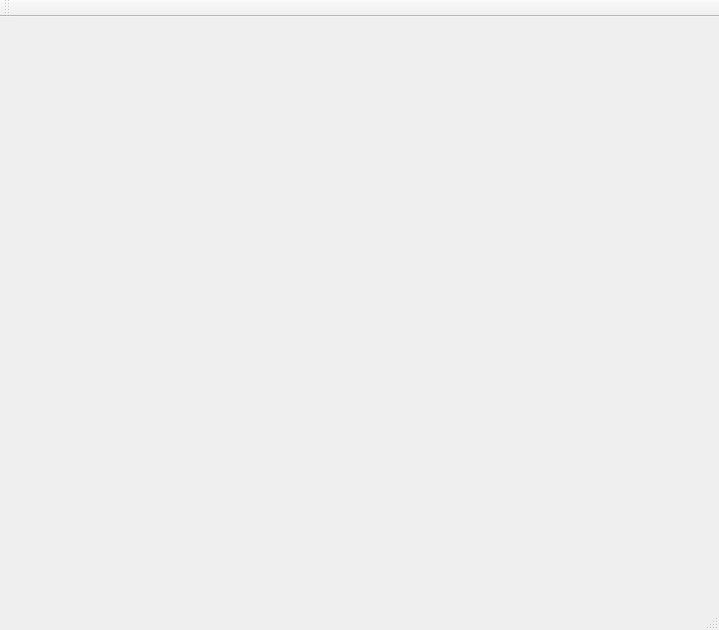
<?xml version="1.0" encoding="UTF-8"?>
<ui version="4.0">
 <class>MainWindow</class>
 <widget class="QMainWindow" name="MainWindow">
  <property name="geometry">
   <rect>
    <x>0</x>
    <y>0</y>
    <width>719</width>
    <height>630</height>
   </rect>
  </property>
  <property name="windowTitle">
   <string>MainWindow</string>
  </property>
  <widget class="QWidget" name="centralWidget">
   <widget class="QGLESWIDGET" name="widget" native="true">
    <property name="geometry">
     <rect>
      <x>10</x>
      <y>10</y>
      <width>600</width>
      <height>600</height>
     </rect>
    </property>
   </widget>
  </widget>
  <widget class="QMenuBar" name="menuBar">
   <property name="geometry">
    <rect>
     <x>0</x>
     <y>0</y>
     <width>719</width>
     <height>25</height>
    </rect>
   </property>
  </widget>
  <widget class="QToolBar" name="mainToolBar">
   <attribute name="toolBarArea">
    <enum>TopToolBarArea</enum>
   </attribute>
   <attribute name="toolBarBreak">
    <bool>false</bool>
   </attribute>
  </widget>
  <widget class="QStatusBar" name="statusBar"/>
 </widget>
 <layoutdefault spacing="6" margin="11"/>
 <customwidgets>
  <customwidget>
   <class>QGLESWIDGET</class>
   <extends>QWidget</extends>
   <header>qgleswidget.h</header>
   <container>1</container>
  </customwidget>
 </customwidgets>
 <resources/>
 <connections/>
</ui>
